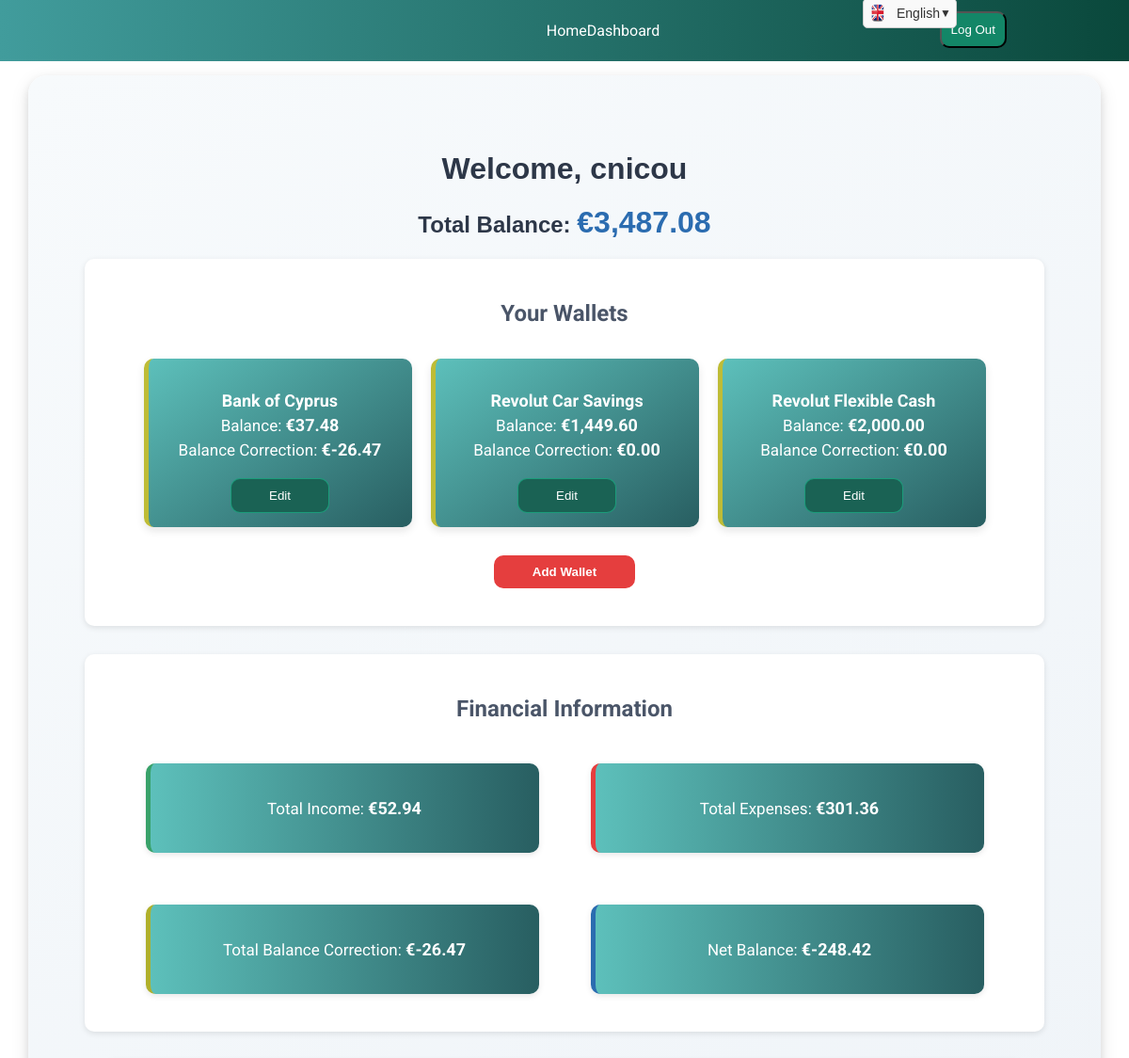
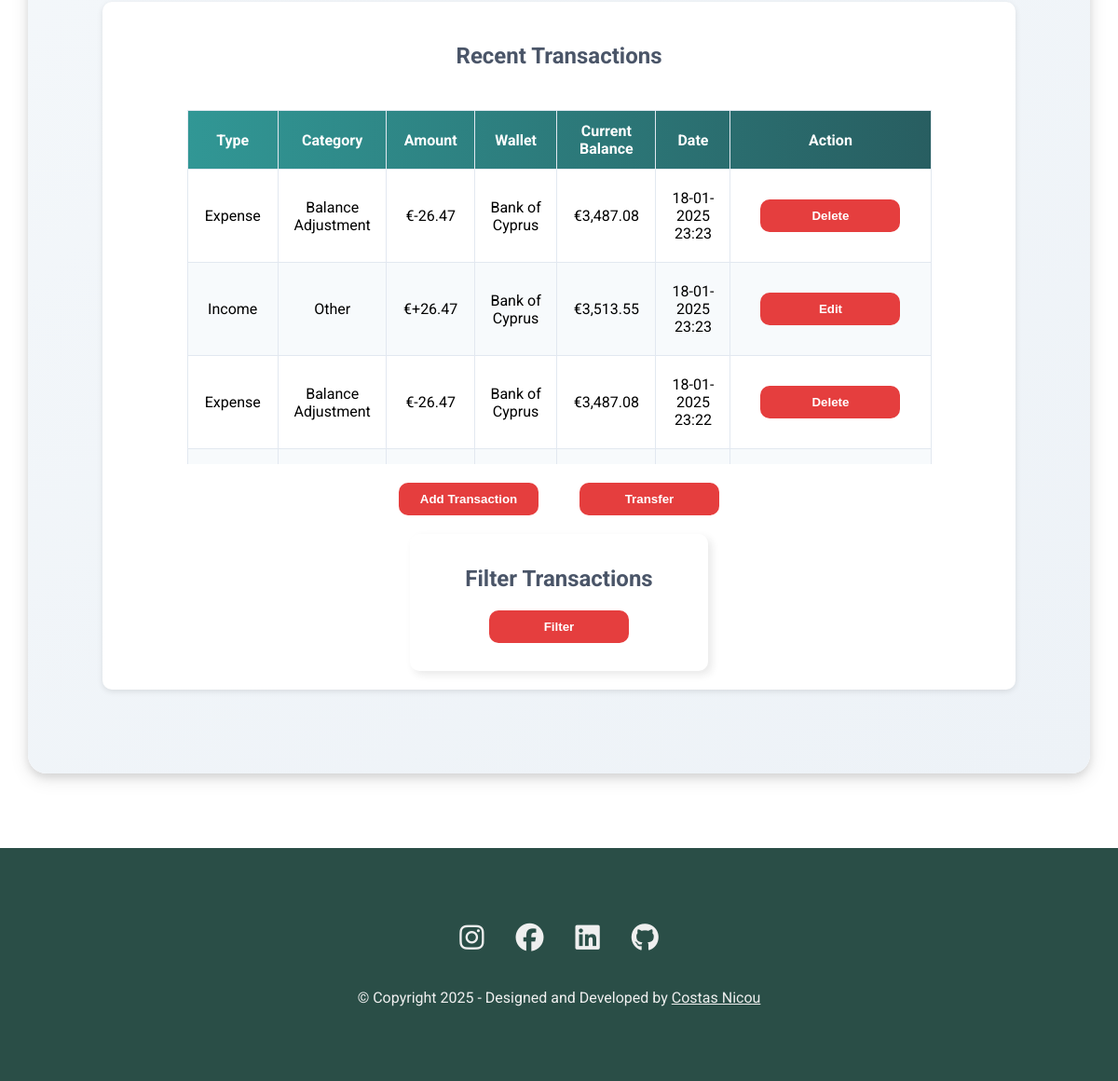
The page /dashboard/cnicou/ (signed in) on the database its author committed (2 pictures, top to bottom).
### dashboard/models.py (models this page shows, shortened)
class Wallet(models.Model):
    CATEGORY_CHOICES = [
        ('Cash', _('Cash')),
        ('Debit Card', _('Debit Card')),
        ('Credit Card', _('Credit Card')),
        ('Bank Account', _('Bank Account')),
    ]
    user = models.ForeignKey(User, on_delete=models.CASCADE, related_name='wallets')
    name = models.CharField(max_length=100)
    category = models.CharField(max_length=50, choices=CATEGORY_CHOICES)
    balance = models.DecimalField(max_digits=10, decimal_places=2, default=0.00)
    def __str__(self):
        return self.name

class Fat(models.Model):
    wallet = models.OneToOneField(Wallet, on_delete=models.CASCADE, related_name='fat')
    amount = models.DecimalField(max_digits=10, decimal_places=2, default=0.00)

class Transaction(models.Model):
    TYPE_CHOICES = [
        (_('Income'), _('Income')),
        (_('Expense'), _('Expense')),
    ]
    CATEGORY_CHOICES = [
        (_('Food & Drinks'), [
            ('Bar, cafe',_('Bar, cafe')),
            ('Groceries',_('Groceries')),
            ('Restaurant, fast-food',_('Restaurant, fast-food')),
        ]),
        (_('Shopping'), [
            ('Clothes & Shoes',_('Clothes & Shoes')),
            ('Drug-store, chemist',_('Drug-store, chemist')),
            ('Restaurant, fast-food',_('Restaurant, fast-food')),
            ('Electronics, accessories',_('Electronics, accessories')),
            ('Free time',_('Free time')),
            ('Gifts, joy',_('Gifts, joy')),
            ('Stationary, tools',_('Stationary, tools')),
        ]),
        (_('Housing'), [
            ('Energy, utilities',_('Energy, utilities')),
            ('Maintenance, repairs',_('Maintenance, repairs')),
            ('Property insurance',_('Property insurance')),
            ('Rent',_('Rent')),
            ('Services',_('Services')),
        ]),
        (_('Transportation'), [
            ('Business trips',_('Business trips')),
            ('Long Distance',_('Long Distance')),
            ('Public transport',_('Public transport')),
            ('Taxi',_('Taxi')),
        ]),
        (_('Vehicle'), [
            ('Fuel', _('Fuel')),
            ('Leasing', _('Leasing')),
            ('Parking', _('Parking')),
            ('Rentals', _('Rentals')),
            ('Vehicle insurance', _('Vehicle insurance')),
            ('Vehicle maintenance', _('Vehicle maintenance')),
            ('Rentals', _('Rentals')),
        ]),
        (_('Life & Entertainment'), [
            ('Active sport, fitness', _('Active sport, fitness')),
            ('Alcohol, tobacco', _('Alcohol, tobacco')),
            ('Books, audio, subscriptions', _('Books, audio, subscriptions')),
            ('Charity, gifts', _('Charity, gifts')),
            ('Culture, sport events', _('Culture, sport events')),
            ('Education, development', _('Education, development')),
            ('Health care, doctor', _('Health care, doctor')),
            ('Hobbies', _('Hobbies')),
            ('Life Events', _('Life Events')),
            ('Lottery, gambling', _('Lottery, gambling')),
            ('TV, steaming', _('TV, steaming')),
            ('Wellness, beauty', _('Wellness, beauty')),
        ]),
        (_('Communication, PC'), [
            ('Internet', _('Internet')),
            ('Phone, cell phone', _('Phone, cell phone')),
            ('Postal services', _('Postal services')),
            ('Software, apps, games', _('Software, apps, games')),
        ]),
        (_('Financial expenses'), [
            ('Advisory', _('Advisory')),
            ('Charges, fees', _('Charges, fees')),
            ('Postal services', _('Postal services')),
            ('Child Support', _('Child Support')),
            ('Fines', _('Fines')),
            ('Insurances', _('Insurances')),
            ('Loan, interests', _('Loan, interests')),
            ('Taxes', _('Taxes')),
        ]),
        (_('Investments'), [
            ('Collections', _('Collections')),
            ('Financial Investments', _('Financial Investments')),
            ('Realty', _('Realty')),
            ('Savings', _('Savings')),
            ('Vehicles, chattels', _('Vehicles, chattels')),
        ]),
         (_('Income'), [
            ('Wage, invoices', _('Wage, invoices')),
            ('Sale', _('Sale')),
            ('Checks, coupons', _('Checks, coupons')),
            ('Child Support', _('Child Support')),
            ('Dues & grants', _('Dues & grants')),
            ('Gifts', _('Gifts')),
            ('Interest, dividents', _('Interest, dividents')),
            ('Lending, renting', _('Lending, renting')),
            ('Lottery, gambling', _('Lottery, gambling')),
            ('Refunds (tax,purchase)', _('Refunds (tax,purchase)')),
            ('Rental Income', _('Rental Income')),
        ]),
        ('Other',_('Other')),
    ]
    wallet = models.ForeignKey(Wallet, on_delete=models.CASCADE, related_name='transactions')
    type = models.CharField(max_length=10, choices=TYPE_CHOICES)
    category = models.CharField(max_length=100,choices=CATEGORY_CHOICES)  # Main category
    amount = models.DecimalField(max_digits=10, decimal_places=2)
    timestamp = models.DateTimeField(auto_now_add=True)
    total_balance = models.DecimalField(max_digits=15, decimal_places=2, default=Decimal('0.00'))  # New field

### dashboard/views.py (the view, shortened to what this page needs)
# urls.py: path('<str:user>/', views.dashboard, name='dashboard'),
@login_required
def dashboard(request,user):
    if request.user.username != user:
        return render(request, "403.html", status=403)
    wallet_form = WalletForm()
    transaction_form = TransactionForm(user=request.user)
    is_dashboard = True
    wallets = Wallet.objects.filter(user=request.user)
    wallet_forms = {wallet.id: WalletForm(instance=wallet) for wallet in wallets}
    transactions = Transaction.objects.filter(wallet__user=request.user).order_by('-timestamp')
    for transaction in transactions:
        transaction.edit_form = TransactionForm(instance=transaction, user=request.user)
    total_fat = Decimal(Fat.objects.filter(wallet__user=request.user).aggregate(total=Sum('amount'))['total'] or Decimal('0.00'))
    total_balance = Decimal(sum(Decimal(wallet.balance) for wallet in wallets))
    total_income = Decimal(Transaction.objects.filter(wallet__user=request.user, type='Income').aggregate(total=Sum('amount'))['total'] or Decimal('0.00'))
    total_expenses = Decimal(Transaction.objects.filter(wallet__user=request.user, type='Expense').aggregate(total=Sum('amount'))['total'] or Decimal('0.00'))
    net_balance = Decimal(total_income) - Decimal(total_expenses)
    transferform = WalletTransferForm(user=request.user)
    filter_transactions_form = TransactionFilterForm(data=request.GET, user=request.user)
    if filter_transactions_form.is_valid():
        start_date = filter_transactions_form.cleaned_data.get('start_date')
        end_date = filter_transactions_form.cleaned_data.get('end_date')
        wallet = filter_transactions_form.cleaned_data.get('wallet')
        category = filter_transactions_form.cleaned_data.get('category')
        transaction_type = filter_transactions_form.cleaned_data.get('type')
        if transaction_type:
            transactions = transactions.filter(type=transaction_type)
        if start_date:
            start_datetime = timezone.make_aware(datetime.combine(start_date, datetime.min.time()))
            transactions = transactions.filter(timestamp__gte=start_datetime)
        if end_date:
            end_date = timezone.make_aware(datetime.combine(end_date, datetime.max.time()))
            transactions = transactions.filter(timestamp__lte=end_date)
        if wallet:
            transactions = transactions.filter(wallet=wallet)
        if category:
            transactions = transactions.filter(category=category)
        total_income = transactions.filter(type='Income').aggregate(total=Sum('amount'))['total'] or 0
        total_expenses = transactions.filter(type='Expense').aggregate(total=Sum('amount'))['total'] or 0
        net_balance = total_income - total_expenses
        for transaction in transactions:
            transaction.edit_form = TransactionForm(instance=transaction, user=request.user)
        if 'reset-btn' in request.GET:
            return redirect(reverse('dashboard', kwargs={'user': request.user.username}))
        context = {
            'transactions': transactions,
            'total_income': total_income,
            'total_expenses': total_expenses,
            'net_balance': net_balance,
            'is_dashboard':True,
            'wallets': wallets,
            'wallet_forms': wallet_forms,
            'wallet_form': wallet_form,
            'total_balance': total_balance,
            'total_fat': total_fat,
            'transferform':transferform,
            'filter_transactions_form':filter_transactions_form,
            'user': request.user,
            'transaction_form': transaction_form,
        }
        return render(request, 'dashboard/dashboard.html', context)

### dashboard/templates/dashboard/dashboard.html (shortened to what this page needs)
{% extends 'dashboard/base.html'%}
{% load custom_filters %}
{% load static %}
{% load i18n %}
{% block main %}
<div class="dashboard wrapper  ">
    <h1>{% trans "Welcome" %}, {{ user.username }}</h1>
    <h2>{% trans "Total Balance" %}: <span class="total-balance">€{{ total_balance }}</span></h2>
    <section class="wallet-section dashboard-shadow">
        <h3>{% trans "Your Wallets" %}</h3>
        <div class="wallets">
            <div class="wallet-flex">
                {% for wallet in wallets %}
                    <div class="wallet">
                        <p>
                        <span class="wallet-header"><strong>{{ wallet.name }}</strong></span><br>
                        {% trans "Balance" %}: <span class="wallet-amount"> €{{ wallet.balance }}</span><br>
                        {% trans "Balance Correction" %}: <span class="wallet-amount">
                            {% if wallet.fat.amount > 0 %}
                                 €+{{ wallet.fat.amount }}
                            {% else %}
                            €{{ wallet.fat.amount }}
                            {% endif %}
                                </span>
                        </p>
                        <button type="button" class="wallet-btn open-edit-wallet-modal" onclick="openEditWalletModal({{ wallet.id }}); reverseEditWalletForm();" data-toggle="modal" data-target="#editWalletModal{{ wallet.id }}">
                            {% trans "Edit" %}
                        </button>
                    </div>
                    {% empty %}
                      <p>{% trans "No Wallets available" %}</p>
                {% endfor %}
            </div>
            <button class="dashboard-btn open-wallet-modal show-form" onclick="openWalletModal()">{% trans "Add Wallet" %}</button>
        </div>
    </section>
    <section class="sum dashboard-shadow">
        <h3>{% trans "Financial Information" %}</h3>
        <div class="dashboard-flex">
            <div class="dashboard-view income">
                <p>{% trans "Total Income" %}: <span class="dashboard-amount">€{{ total_income|default:0.00|floatformat:2 }}</span></p>
            </div>
            <div class="dashboard-view expenses">
                <p>{% trans "Total Expenses" %}:  <span class="dashboard-amount">€{{ total_expenses|default:0.00|floatformat:2 }}</span></p>
            </div>
            <div class="dashboard-view fat">
                <p>{% trans "Total Balance Correction" %}: <span class="dashboard-amount">
                    {% if total_fat > 0 %}
                        €+{{ total_fat|default:0.00|floatformat:2  }}
                    {% else %}
                        €{{ total_fat|default:0.00|floatformat:2  }}
                    {% endif  %}
                </span></p>
            </div>
            <div class="dashboard-view net">
                <p>{% trans "Net Balance" %}: <span class="dashboard-amount">€{{ net_balance|default:0.00|floatformat:2  }}</span></p>
            </div>
        </div>
    </section>
    <section class="transactions-section dashboard-shadow">
        <h3>{% trans "Recent Transactions" %}</h3>
        <div class="transaction-section-wrapper">
            <table border="1">
                <thead>
                    <tr>
                        <th width="100">{% trans "Type" %}</th>
                        <th width="100">{% trans "Category" %}</th>
                        <th width="100">{% trans "Amount" %}</th>
                        <th width="100">{% trans "Wallet" %}</th>
                        <th width="100">{% trans "Current Balance" %}</th>
                        <th width="150">{% trans "Date" %}</th>
                        <th width="100">{% trans "Action" %}</th>
                    </tr>
                </thead>
                <tbody>
                    {% for transaction in transactions %}
                        <tr>
                            <td class="transaction-type">{{ transaction.type|translate }}</td>
                            <td>{{ transaction.category|translate }}</td>
                            <td>
                                {% if transaction.type == "Expense" or transaction.category == "Balance Adjustment Decrease" %}
                                    €-{{ transaction.amount }}
                                {% else %}
                                    €+{{ transaction.amount }}
                                {% endif %}
                            </td>
                            <td>{{ transaction.wallet.name }}</td>
                            <td>€{{ transaction.total_balance }}</td>
                            <td>{{ transaction.timestamp|date:"d-m-Y H:i" }}</td>
                            <td>
                                {% if transaction.type == 'Transfer'  %}
                                    <p>{% trans "No Action" %}</p>
                                {% elif transaction.category == 'Balance Adjustment' %}
                                    <form method="POST" class="delete-balance-adjustment">
                                        <button class="dashboard-btn" name="delete_balance_adjustment" onclick="return confirm('Are you sure you want to delete this transaction?')" type="submit">
                                            {% trans "Delete" %}
                                        </button>
                                    </form>
                                {% else %}
                                    <button type="button" class="dashboard-btn transfer-edit"  onclick="openEditTransModal({{ transaction.id }})" data-toggle="modal" data-target="#editTransactionModal{{ transaction.id }}">
                                        {% trans "Edit" %}
                                    </button>
                                {% endif %}
                            </td>
                        </tr>
                        {% empty %}
                        <tr>
                            <td colspan="7">{% trans "No transactions available." %}</td>
                        </tr>
                    {% endfor %}
                </tbody>
            </table>
        </div>
        <button class="dashboard-btn open-trans-modal show-form" onclick="openTransModal()">{% trans "Add Transaction" %}</button>
        <button class="dashboard-btn open-transfer-modal show-form" onclick="openTransferModal()">{% trans "Transfer" %}</button>
        <div class="filter-transactions">
            <h3>{% trans "Filter Transactions" %}</h3>
            <button onclick="openfilterTransModal()" class="open-filter-form dashboard-btn" >{% trans "Filter" %}</button>
        </div>
    </section>
</div>
{% endblock %}

### rows shown on the page
Wallet: name "Bank of Cyprus", balance "37.48", fat.amount "-26.47"
Wallet: name "Revolut Car Savings", balance "1,449.60", fat.amount "0.00"
Wallet: name "Revolut Flexible Cash", balance "2,000.00", fat.amount "0.00"

### other values the page prints
{{ user.username }} "cnicou"
{{ total_balance }} "3,487.08"
{{ total_income|default:0.00|floatformat:2 }} "52.94"
{{ total_expenses|default:0.00|floatformat:2 }} "301.36"
{{ total_fat|default:0.00|floatformat:2 }} "-26.47"
{{ net_balance|default:0.00|floatformat:2 }} "-248.42"
